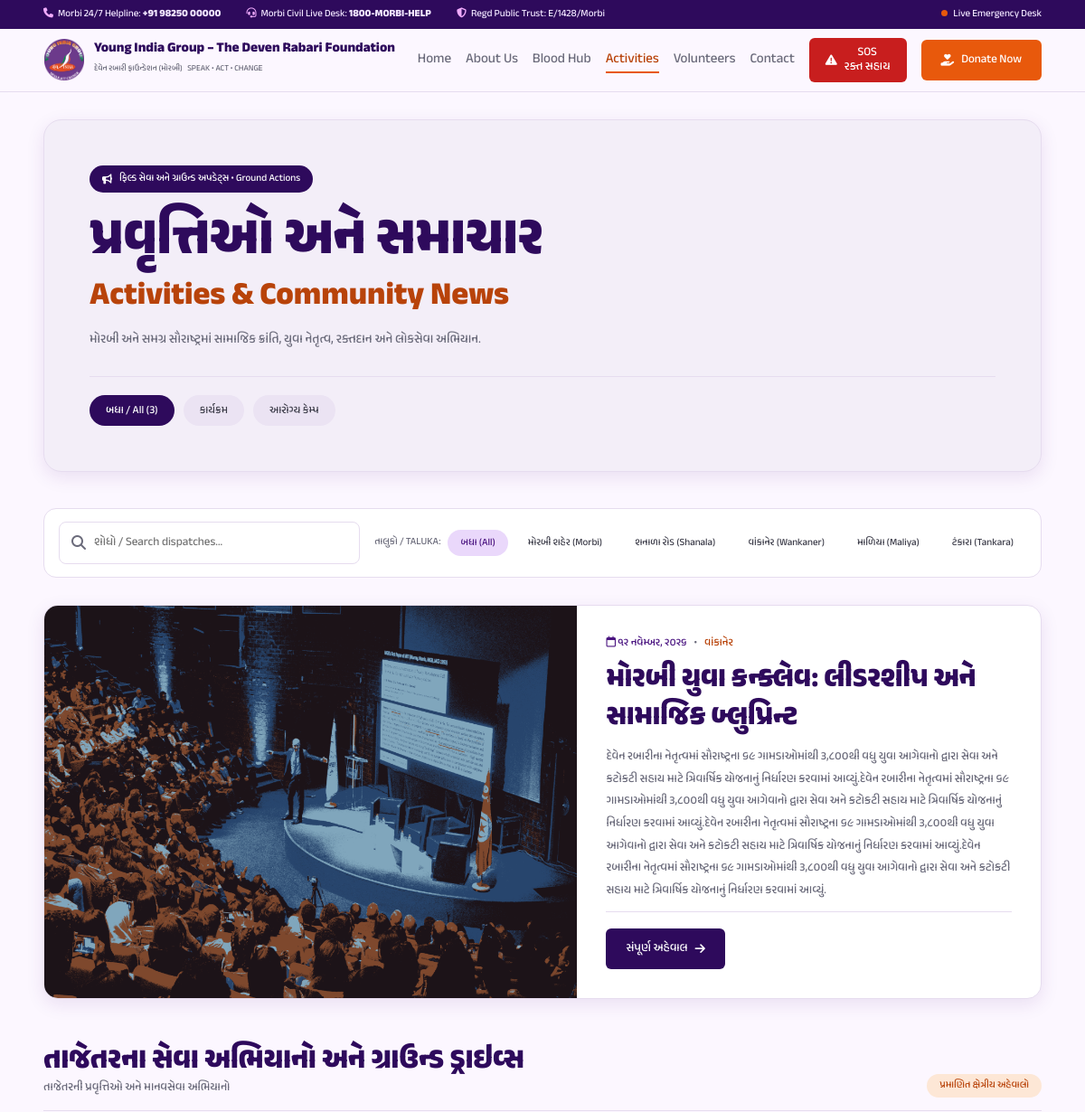
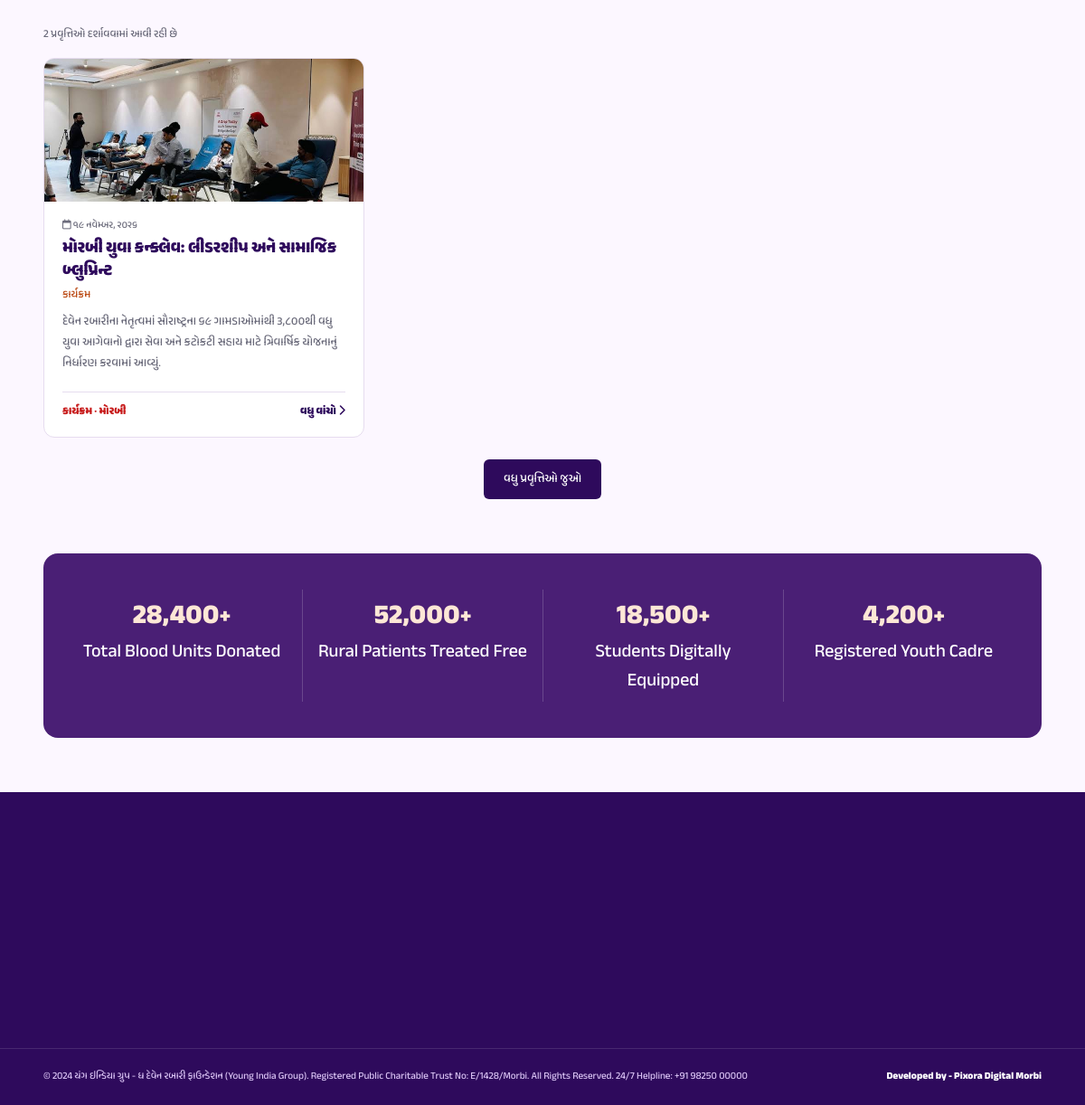
Page /activities.php on the committed database (2 pictures, top to bottom).
### tables this page shows
CREATE TABLE `activity_translations` (
  `id` int UNSIGNED NOT NULL,
  `activity_id` int UNSIGNED NOT NULL,
  `language` enum('gu','en','hi') NOT NULL,
  `title` varchar(200) NOT NULL,
  `short_description` text,
  `context_background` mediumtext,
  `description` mediumtext NOT NULL,
  `image_caption` varchar(255) DEFAULT NULL,
  `created_at` timestamp NOT NULL DEFAULT CURRENT_TIMESTAMP,
  `updated_at` timestamp NOT NULL DEFAULT CURRENT_TIMESTAMP ON UPDATE CURRENT_TIMESTAMP
);

CREATE TABLE `activities` (
  `id` int UNSIGNED NOT NULL,
  `title` varchar(200) NOT NULL,
  `category` enum('Event','Donation & Charity','Blood Drive','Medical Camp','Education','Environment','Awareness') NOT NULL,
  `area` varchar(60) NOT NULL COMMENT 'Area / Taluka',
  `activity_date` date NOT NULL,
  `status` enum('Published','Draft','Unpublished') NOT NULL DEFAULT 'Draft',
  `featured_image` varchar(255) DEFAULT NULL,
  `description` mediumtext NOT NULL COMMENT 'HTML from the rich text editor. Clean it on the server before saving.',
  `created_by` int UNSIGNED DEFAULT NULL,
  `created_at` timestamp NOT NULL DEFAULT CURRENT_TIMESTAMP,
  `updated_at` timestamp NOT NULL DEFAULT CURRENT_TIMESTAMP ON UPDATE CURRENT_TIMESTAMP
);

### activities.php (the view, shortened to what this page needs)
<?php
$pdo = db();
function activityEscape($value): string
{
    return htmlspecialchars(
        (string) ($value ?? ''),
        ENT_QUOTES | ENT_SUBSTITUTE,
        'UTF-8'
    );
}
function activityCategoryGujarati(string $category): string
{
    return match ($category) {
        'Event' => 'કાર્યક્રમ',
        'Donation & Charity' => 'દાન અને સેવાકાર્ય',
        'Blood Drive' => 'રક્તદાન શિબિર',
        'Medical Camp' => 'આરોગ્ય શિબિર',
        'Education' => 'શિક્ષણ',
        'Environment' => 'પર્યાવરણ',
        'Awareness' => 'જાગૃતિ',
        default => 'સમુદાય સેવા',
    };
}
function activityCategoryKey(string $category): string
{
    return match ($category) {
        'Blood Drive' => 'blood',
        'Medical Camp' => 'medical',
        'Education' => 'education',
        'Environment' => 'environment',
        'Donation & Charity' => 'donation',
        'Awareness' => 'awareness',
        'Event' => 'event',
        default => 'other',
    };
}
function activityTalukaKey(string $area): string
{
    $normalized = function_exists('mb_strtolower')
        ? mb_strtolower(trim($area), 'UTF-8')
        : strtolower(trim($area));
    if (str_contains($normalized, 'wankaner') || str_contains($normalized, 'વાંકાનેર')) {
        return 'wankaner';
    }
    if (str_contains($normalized, 'morbi') || str_contains($normalized, 'મોરબી')) {
        return 'morbi';
    }
    return 'other';
}
function activityAreaGujarati(string $area): string
{
    return match (activityTalukaKey($area)) {
        'morbi' => 'મોરબી',
        'shanala' => 'શનાળા',
        'wankaner' => 'વાંકાનેર',
        'maliya' => 'માળિયા',
        'tankara' => 'ટંકારા',
        default => $area,
    };
}
function activityGujaratiDate(string $date): string
{
    try {
        $dateObject = new DateTimeImmutable($date);
    } catch (Throwable $e) {
        return $date;
    }
    $months = [
        1 => 'જાન્યુઆરી',
        2 => 'ફેબ્રુઆરી',
        3 => 'માર્ચ',
        4 => 'એપ્રિલ',
        5 => 'મે',
        6 => 'જૂન',
        7 => 'જુલાઈ',
        8 => 'ઓગસ્ટ',
        9 => 'સપ્ટેમ્બર',
        10 => 'ઓક્ટોબર',
        11 => 'નવેમ્બર',
        12 => 'ડિસેમ્બર',
    ];
    $dateText = $dateObject->format('d') . ' '
        . $months[(int) $dateObject->format('n')] . ', '
        . $dateObject->format('Y');
    return strtr($dateText, [
        '0' => '૦', '1' => '૧', '2' => '૨', '3' => '૩', '4' => '૪',
        '5' => '૫', '6' => '૬', '7' => '૭', '8' => '૮', '9' => '૯',
    ]);
}
function activityGujaratiDescription(array $activity): string
{
    $text = trim((string) ($activity['short_description'] ?? ''));
    $text = html_entity_decode(
        strip_tags($text),
        ENT_QUOTES | ENT_HTML5,
        'UTF-8'
    );
    $text = trim(preg_replace('/\s+/u', ' ', $text) ?? $text);
    return $text;
}
function activityImage(array $activity): string
{
    $image = trim((string) ($activity['featured_image'] ?? ''));
    return $image !== '' ? $image : 'assets/photos/02.jpg';
}
function activityCardHtml(array $activity): string
{
    $id = (int) $activity['id'];
    $title = trim((string) ($activity['gujarati_title'] ?? ''));
    $description = activityGujaratiDescription($activity);
    $category = (string) ($activity['category'] ?? '');
    $area = (string) ($activity['area'] ?? '');
    $date = activityGujaratiDate((string) ($activity['activity_date'] ?? ''));
    $categoryKey = activityCategoryKey($category);
    $talukaKey = activityTalukaKey($area);
    $categoryLabel = activityCategoryGujarati($category);
    $areaLabel = activityAreaGujarati($area);
    $image = activityImage($activity);
    ?>
    <article
      class="activity-card"
      data-activity
      data-category="<?= activityEscape($categoryKey) ?>"
      data-taluka="<?= activityEscape($talukaKey) ?>"
    >
      <div class="activity-card__image">
        <img
          src="<?= activityEscape($image) ?>"
          alt="<?= activityEscape($title) ?>"
          loading="lazy"
        >
      </div>
      <div class="activity-card__body">
        <span class="activity-card__date">
          <i class="fa-regular fa-calendar"></i>
          <?= activityEscape($date) ?>
        </span>
<h3 lang="gu"><?= activityEscape($title) ?></h3>
<span class="activity-sub" lang="gu"><?= activityEscape($categoryLabel) ?></span>
<p lang="gu"><?= activityEscape($description) ?></p>
        <div class="activity-card__foot">
          <span class="activity-card__metric">
            <?= activityEscape($categoryLabel) ?> · <?= activityEscape($areaLabel) ?>
          </span>
          <a href="activity/template.php?id=<?= $id ?>">
            વધુ વાંચો <i class="fa-solid fa-chevron-right"></i>
          </a>
        </div>
      </div>
    </article>
    <?php
    return (string) ob_get_clean();
}
function fetchActivityPage(PDO $pdo, int $featuredId, int $offset, int $limit): array
{
    $stmt = $pdo->prepare(
        "SELECT
            a.id,
            a.title AS original_title,
            a.category,
            a.area,
            a.activity_date,
            a.featured_image,
            a.created_at,
            t.title AS gujarati_title,
            t.short_description,
            t.context_background AS gujarati_context_background,
            t.description AS translation_description,
            t.image_caption
         FROM activities AS a
         INNER JOIN activity_translations AS t
            ON t.activity_id = a.id
           AND t.language = 'gu'
         WHERE a.status = 'Published'
           AND a.id <> :featured_id
         ORDER BY a.created_at DESC, a.id DESC
         LIMIT :limit OFFSET :offset"
    );
    $stmt->bindValue(':featured_id', $featuredId, PDO::PARAM_INT);
    $stmt->bindValue(':limit', $limit, PDO::PARAM_INT);
    $stmt->bindValue(':offset', $offset, PDO::PARAM_INT);
    $stmt->execute();
    return $stmt->fetchAll(PDO::FETCH_ASSOC);
}
$featuredActivity = null;
$activities = [];
$activityCategories = [];
$totalRemaining = 0;
try {
    $featuredStmt = $pdo->query(
        "SELECT
            a.id,
            a.title AS original_title,
            a.category,
            a.area,
            a.activity_date,
            a.featured_image,
            a.created_at,
            t.title AS gujarati_title,
            t.context_background AS gujarati_context_background,
            t.short_description,
            t.description AS translation_description,
            t.image_caption
         FROM activities AS a
         INNER JOIN activity_translations AS t
            ON t.activity_id = a.id
           AND t.language = 'gu'
         WHERE a.status = 'Published'
         ORDER BY a.created_at DESC, a.id DESC
         LIMIT 1"
    );
    $featuredActivity = $featuredStmt->fetch(PDO::FETCH_ASSOC) ?: null;
    $featuredId = (int) ($featuredActivity['id'] ?? 0);
    $categoryStmt = $pdo->query(
        "SELECT DISTINCT a.category
         FROM activities AS a
         INNER JOIN activity_translations AS t
            ON t.activity_id = a.id
           AND t.language = 'gu'
         WHERE a.status = 'Published'
         ORDER BY a.category"
    );
    $activityCategories = $categoryStmt->fetchAll(PDO::FETCH_COLUMN);
    $countStmt = $pdo->prepare(
        "SELECT COUNT(*)
         FROM activities AS a
         INNER JOIN activity_translations AS t
            ON t.activity_id = a.id
           AND t.language = 'gu'
         WHERE a.status = 'Published'
           AND a.id <> :featured_id"
    );
    $countStmt->execute([':featured_id' => $featuredId]);
    $totalRemaining = (int) $countStmt->fetchColumn();
    $activities = fetchActivityPage($pdo, $featuredId, 0, 9);
} catch (Throwable $e) {
    $pageLoadError = true;
    error_log('Activities page load error: ' . $e->getMessage());
}
$initialCount = count($activities);
$hasMore = $initialCount < $totalRemaining;
$categoryLabels = [
    'blood' => 'રક્તદાન કેમ્પ',
    'medical' => 'આરોગ્ય કેમ્પ',
    'education' => 'શિક્ષણ સહાય',
    'environment' => 'વૃક્ષારોપણ',
    'donation' => 'દાન અને સેવાકાર્ય',
    'awareness' => 'જાગૃતિ',
    'event' => 'કાર્યક્રમ',
    'other' => 'અન્ય',
];
$featuredTitle = trim((string) ($featuredActivity['gujarati_title'] ?? ''));
$featuredDescription = '';
if ($featuredActivity) {
    $context = (string) ($featuredActivity['gujarati_context_background'] ?? '');
    $featuredDescription = html_entity_decode(
        strip_tags($context),
        ENT_QUOTES | ENT_HTML5,
        'UTF-8'
    );
    $featuredDescription = trim(
        preg_replace('/\s+/u', ' ', $featuredDescription) ?? $featuredDescription
    );
}
$featuredImage = $featuredActivity
    ? activityImage($featuredActivity)
    : 'assets/photos/01.jpg';
$featuredArea = $featuredActivity
    ? activityAreaGujarati((string) ($featuredActivity['area'] ?? ''))
    : '';
$featuredDate = $featuredActivity
    ? activityGujaratiDate((string) ($featuredActivity['activity_date'] ?? ''))
    : '';
?>
<!DOCTYPE html>
<html lang="gu">
<head>
  <link rel="stylesheet" href="https://cdnjs.cloudflare.com/ajax/libs/font-awesome/6.5.2/css/all.min.css">
  <link rel="stylesheet" href="assets/css/style.css">
</head>
<body>
<?php include 'header.php'; ?>
<main>
  <section class="activity-hero">
    <div class="container">
      <div class="activity-hero__panel">
        <span class="activity-chip">
          <i class="fa-solid fa-bullhorn"></i>
          ફિલ્ડ સેવા અને ગ્રાઉન્ડ અપડેટ્સ • Ground Actions
        </span>
        <h1>પ્રવૃત્તિઓ અને સમાચાર</h1>
        <h2>Activities &amp; Community News</h2>
        <p>મોરબી અને સમગ્ર સૌરાષ્ટ્રમાં સામાજિક ક્રાંતિ, યુવા નેતૃત્વ, રક્તદાન અને લોકસેવા અભિયાન.</p>
        <hr class="activity-hero__rule">
        <div class="activity-pills" id="categoryFilters">
          <button
            type="button"
            class="activity-pill is-active"
            data-group="category"
            data-value="all"
            aria-pressed="true"
          >બધા / All (<?= (int) (count($activities) + ($featuredActivity ? 1 : 0) + $totalRemaining) ?>)</button>
          <?php foreach ($activityCategories as $category): ?>
            <?php
              $category = (string) $category;
              $categoryKey = activityCategoryKey($category);
            ?>
            <button
              type="button"
              class="activity-pill"
              data-group="category"
              data-value="<?= activityEscape($categoryKey) ?>"
              aria-pressed="false"
            ><?= activityEscape($categoryLabels[$categoryKey] ?? activityCategoryGujarati($category)) ?></button>
          <?php endforeach; ?>
        </div>
      </div>
    </div>
  </section>
  <section>
    <div class="container">
      <div class="activity-toolbar">
        <label class="activity-search">
          <i class="fa-solid fa-magnifying-glass"></i>
          <input
            type="search"
            id="activitySearch"
            placeholder="શોધો / Search dispatches..."
            aria-label="પ્રવૃત્તિઓ શોધો"
          >
        </label>
        <div class="activity-taluka">
          <span>તાલુકો / TALUKA:</span>
          <button type="button" class="activity-pill is-active" data-group="taluka" data-value="all" aria-pressed="true">બધા (All)</button>
          <button type="button" class="activity-pill" data-group="taluka" data-value="morbi" aria-pressed="false">મોરબી શહેર (Morbi)</button>
          <button type="button" class="activity-pill" data-group="taluka" data-value="shanala" aria-pressed="false">શનાળા રોડ (Shanala)</button>
          <button type="button" class="activity-pill" data-group="taluka" data-value="wankaner" aria-pressed="false">વાંકાનેર (Wankaner)</button>
          <button type="button" class="activity-pill" data-group="taluka" data-value="maliya" aria-pressed="false">માળિયા (Maliya)</button>
          <button type="button" class="activity-pill" data-group="taluka" data-value="tankara" aria-pressed="false">ટંકારા (Tankara)</button>
        </div>
      </div>
    </div>
  </section>
  <section>
    <div class="container">
      <?php if ($featuredActivity): ?>
        <?php
          $featuredId = (int) $featuredActivity['id'];
          $featuredCategoryKey = activityCategoryKey(
              (string) $featuredActivity['category']
          );
          $featuredTalukaKey = activityTalukaKey(
              (string) $featuredActivity['area']
          );
        ?>
        <article
          class="activity-feature"
          data-activity
          data-category="<?= activityEscape($featuredCategoryKey) ?>"
          data-taluka="<?= activityEscape($featuredTalukaKey) ?>"
        >
          <div class="activity-feature__image">
            <img src="<?= activityEscape($featuredImage) ?>" alt="<?= activityEscape($featuredTitle) ?>">
          </div>
          <div class="activity-feature__body">
            <div class="activity-meta">
              <span><i class="fa-regular fa-calendar"></i> <?= activityEscape($featuredDate) ?></span>
              <span><?= activityEscape($featuredArea) ?></span>
            </div>
            <h2 lang="gu"><?= activityEscape($featuredTitle) ?></h2>
           <p lang="gu"><?= activityEscape($featuredDescription) ?></p>
            <div class="activity-feature__actions">
              <a
                href="activity/template.php?id=<?= $featuredId ?>"
                class="btn btn--purple"
              >સંપૂર્ણ અહેવાલ <i class="fa-solid fa-arrow-right"></i></a>
            </div>
          </div>
        </article>
      <?php else: ?>
        <p lang="gu">હાલમાં કોઈ ગુજરાતી અનુવાદવાળી પ્રકાશિત પ્રવૃત્તિ ઉપલબ્ધ નથી.</p>
      <?php endif; ?>
    </div>
  </section>
  <section>
    <div class="container">
      <div class="activity-head">
        <div>
          <h2>તાજેતરના સેવા અભિયાનો અને ગ્રાઉન્ડ ડ્રાઇવ્સ</h2>
          <p>તાજેતરની પ્રવૃત્તિઓ અને માનવસેવા અભિયાનો</p>
        </div>
        <span class="activity-verified">પ્રમાણિત ક્ષેત્રીય અહેવાલો</span>
      </div>
      <p class="activity-count" id="resultCount" role="status"></p>
      <div class="grid grid--3" id="activityGrid">
        <?php foreach ($activities as $activity): ?>
          <?= activityCardHtml($activity) ?>
        <?php endforeach; ?>
      </div>
      <div class="activity-more-wrap" style="text-align:center; margin-top:24px;">
        <button
          type="button"
          class="btn btn--purple"
          id="seeMoreActivities"
          data-offset="<?= $initialCount ?>"
          <?= $hasMore ? '' : 'hidden' ?>
        >વધુ પ્રવૃત્તિઓ જુઓ</button>
      </div>
    </div>
  </section>
  <section>
    <div class="container">
      <div class="activity-stats">
        <div class="activity-stats__grid">
          <div class="activity-stats__item"><strong><span data-count="28400" style="font-size:30px;">28,400</span>+</strong><span>Total Blood Units Donated</span></div>
          <div class="activity-stats__item"><strong><span data-count="52000" style="font-size:30px;">52,000</span>+</strong><span>Rural Patients Treated Free</span></div>
          <div class="activity-stats__item"><strong><span data-count="18500" style="font-size:30px;">18,500</span>+</strong><span>Students Digitally Equipped</span></div>
          <div class="activity-stats__item"><strong><span data-count="4200" style="font-size:30px;">4,200</span>+</strong><span>Registered Youth Cadre</span></div>
        </div>
      </div>
    </div>
  </section>
</main>
<?php include 'footer.php'; ?>
</body>
</html>

### rows in the picture
activity_translations: activity.featured_image (picture), activity.activity_date "૧૨ નવેમ્બર, ૨૦૨૬", activity.area "વાંકાનેર", title "મોરબી યુવા કન્ક્લેવ: લીડરશીપ અને સામાજિક બ્લુપ્રિન્ટ", context_background "દેવેન રબારીના નેતૃત્વમાં સૌરાષ્ટ્રના ૬૯ ગામડાઓમાંથી ૩,૮૦૦થી વધુ યુવા આગેવાનો દ્વારા સેવા અને કટોકટી સહાય માટે ત્રિવાર્ષિક યોજનાનું નિર્ધારણ કરવામાં આવ્યું.દેવેન રબારીના નેતૃત્વમાં સૌરાષ્ટ્રના ૬૯ ગામડાઓમાંથી ૩,૮૦૦થી વધુ યુવા આગેવાનો દ્વારા સેવા અને કટોકટી સહાય માટે ત્રિવાર્ષિક યોજનાનું નિર્ધારણ કરવામાં આવ્યું.દેવેન રબારીના નેતૃત્વમાં સૌરાષ્ટ્રના ૬૯ ગામડાઓમાંથી ૩,૮૦૦થી વધુ યુવા આગેવાનો દ્વારા સેવા અને કટોકટી સહાય માટે ત્રિવાર્ષિક યોજનાનું નિર્ધારણ કરવામાં આવ્યું.દેવેન રબારીના નેતૃત્વમાં સૌરાષ્ટ્રના ૬૯ ગામડાઓમાંથી ૩,૮૦૦થી વધુ યુવા આગેવાનો દ્વારા સેવા અને કટોકટી સહાય માટે ત્રિવાર્ષિક યોજનાનું નિર્ધારણ કરવામાં આવ્યું."
activity_translations: activity.featured_image (picture), activity.activity_date "૧૯ નવેમ્બર, ૨૦૨૬", title "મોરબી યુવા કન્ક્લેવ: લીડરશીપ અને સામાજિક બ્લુપ્રિન્ટ", activity.category "કાર્યક્રમ", short_description "દેવેન રબારીના નેતૃત્વમાં સૌરાષ્ટ્રના ૬૯ ગામડાઓમાંથી ૩,૮૦૦થી વધુ યુવા આગેવાનો દ્વારા સેવા અને કટોકટી સહાય માટે ત્રિવાર્ષિક યોજનાનું નિર્ધારણ કરવામાં આવ્યું.", activity.area "મોરબી"

### other values in the picture
count($activities) + ($featuredActivity ? 1 : 0) + $totalRemaining "3"
